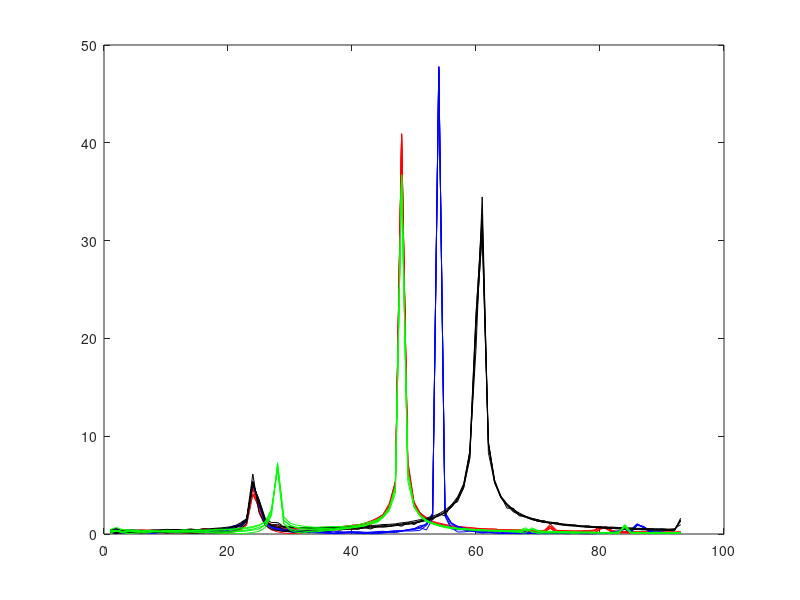
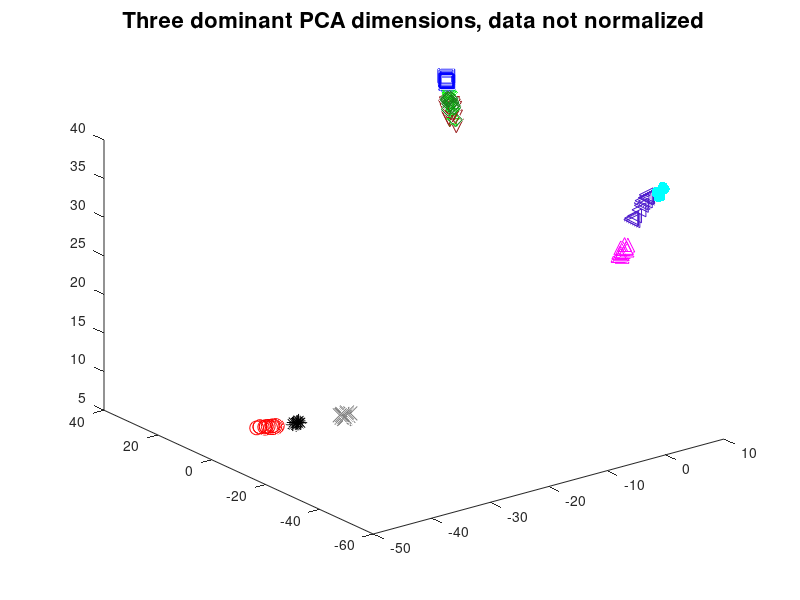
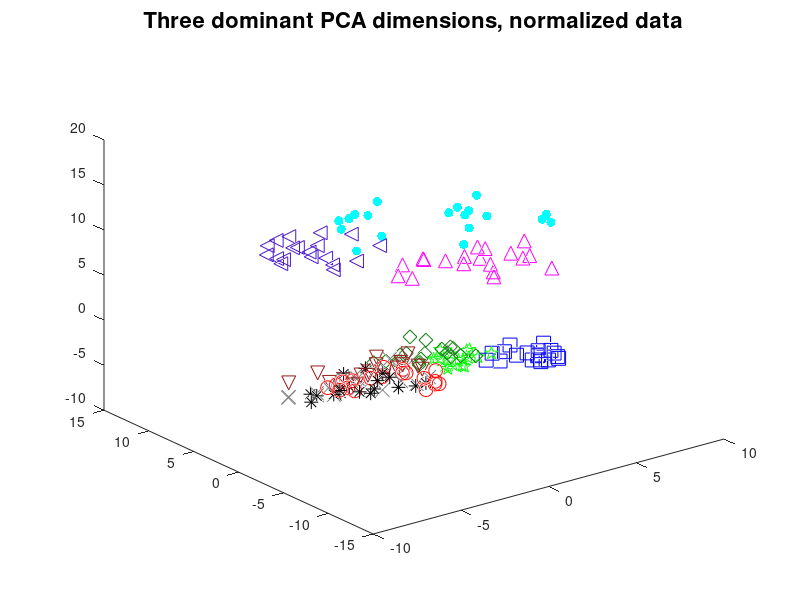
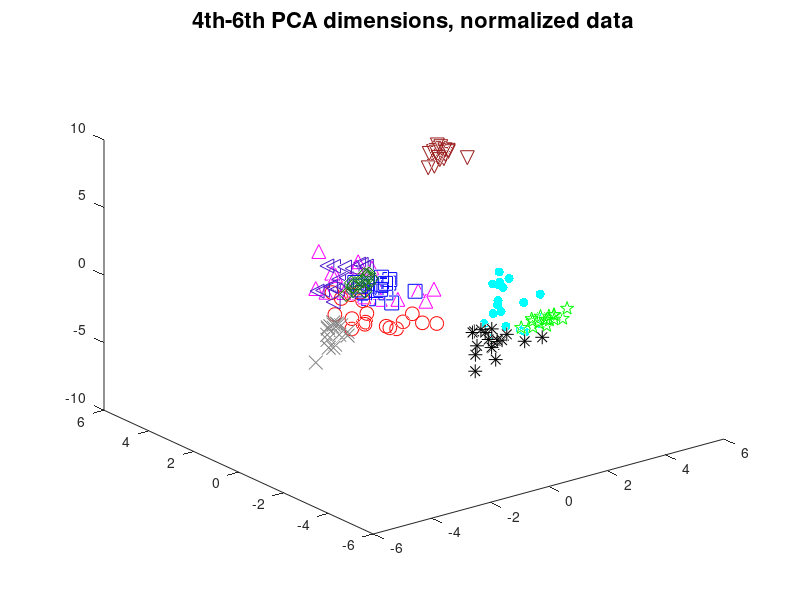

Reproduce these figures in MATLAB, in order.
% Apply Principal Component Analysis (PCA) to dial tone data
%
% Samuli Siltanen February 2021

% Graphical parameters
fsize = 16;
msize = 20;
msize2 = 10;

% Load data. Note that all the 10 data vectos have the same length
load data/tensounds_matrices s1mat s2mat s3mat s4mat s5mat s6mat s7mat s8mat s9mat s0mat sf N K

% Build a matrix containing samples of training data as columns
Ntrain = 5;
X = [s1mat(:,1:Ntrain),s2mat(:,1:Ntrain),s3mat(:,1:Ntrain),s4mat(:,1:Ntrain),s5mat(:,1:Ntrain),s6mat(:,1:Ntrain),s7mat(:,1:Ntrain),s8mat(:,1:Ntrain),s9mat(:,1:Ntrain),s0mat(:,1:Ntrain)];

% Build a big matrix containing samples of all the data as columns
Xall = [s1mat,s2mat,s3mat,s4mat,s5mat,s6mat,s7mat,s8mat,s9mat,s0mat];


%% Calculate FFTs

% Fast Fourier transform applied to columns, with appropriate fftshift
% placing zero frequency to the middle of the vector
FX = fftshift(fft(X),1);
FXall = fftshift(fft(Xall),1);

% Crop the FFTs to the part where the information is. This is a kind of
% dimension reduction. Due to symmetry with respect to the middle of the
% vector, we only take elements from the second half of the vector. 
ind1 = round(.505*size(FX,1));
ind2 = round(.55*size(FX,1));
FX = FX(ind1:ind2,:);
FXall = FXall(ind1:ind2,:);

% Take absolute value of the complex-valued FFTs
FX = abs(FX);
FXall = abs(FXall);

% Look at the FFTs. Note the seven spike locations at the frequencies used
% in the dial tone system (see https://onlinetonegenerator.com/dtmf.html)
figure(1)
clf
plot(FX(:,1:Ntrain),'r')
hold on
plot(FX(:,Ntrain+[1:Ntrain]),'b')
plot(FX(:,2*Ntrain+[1:Ntrain]),'k')
plot(FX(:,3*Ntrain+[1:Ntrain]),'g')


%% Compute Principal Component Analysis with and without normalization

% Calculate the eigenvalues and eigenvectors of the *non-normalized* data
% covariance matrix S
S = FX*FX.';
S = S/size(FX,2);
[V,D] = eig(S);

% Normalize training data so that it becomes zero-mean and unit-variance
dataMEAN = mean(FX.').';
FX2 = FX-repmat(dataMEAN,1,size(FX,2));
dataSTD = std(FX2.').';
FX2 = FX2./repmat(dataSTD,1,size(FX2,2));

% Calculate the eigenvalues and eigenvectors of the normalized data
% covariance matrix S2
S2 = FX2*FX2.';
S2 = S2/size(FX2,2);
[V2,D2] = eig(S2);

% Normalize the full data matrix, so we can test how PCA maps data vectors
% that were not used in the computation of the principal components
FXall2 = FXall-repmat(dataMEAN,1,size(FXall,2));
FXall2 = FXall2./repmat(dataSTD,1,size(FXall2,2));


%% Dimension reduction, version 1: Three most dominant dimensions

% Pick three most dominant eigenvectors (non-normalized PCA)
B = V(:,(end-2):end);

% Project the data onto the subspace spanned by the dominant eigenvectors
tmp1 = B.'*FXall;

figure(10)
clf
plot3(tmp1(1,1:K),tmp1(2,1:K),tmp1(3,1:K),'ro','markersize',msize2)
hold on 
plot3(tmp1(1,K+[1:K]),tmp1(2,K+[1:K]),tmp1(3,K+[1:K]),'bs','markersize',msize2)
hold on 
plot3(tmp1(1,2*K+[1:K]),tmp1(2,2*K+[1:K]),tmp1(3,2*K+[1:K]),'m^','markersize',msize2)
plot3(tmp1(1,3*K+[1:K]),tmp1(2,3*K+[1:K]),tmp1(3,3*K+[1:K]),'k*','markersize',msize2)
plot3(tmp1(1,4*K+[1:K]),tmp1(2,4*K+[1:K]),tmp1(3,4*K+[1:K]),'gp','markersize',msize2)
plot3(tmp1(1,5*K+[1:K]),tmp1(2,5*K+[1:K]),tmp1(3,5*K+[1:K]),'c.','markersize',msize)
p6 = plot3(tmp1(1,6*K+[1:K]),tmp1(2,6*K+[1:K]),tmp1(3,6*K+[1:K]),'cx','markersize',msize2);
set(p6,'color',[.5 .5 .5])
p7 = plot3(tmp1(1,7*K+[1:K]),tmp1(2,7*K+[1:K]),tmp1(3,7*K+[1:K]),'cd','markersize',msize2);
set(p7,'color',[.1 .5 .1])
p8 = plot3(tmp1(1,8*K+[1:K]),tmp1(2,8*K+[1:K]),tmp1(3,8*K+[1:K]),'c<','markersize',msize2);
set(p8,'color',[.3 .1 .8])
p9 = plot3(tmp1(1,9*K+[1:K]),tmp1(2,9*K+[1:K]),tmp1(3,9*K+[1:K]),'cv','markersize',msize2);
set(p9,'color',[.6 .1 .1])
title('Three dominant PCA dimensions, data not normalized','fontsize',fsize)



% Pick three most dominant eigenvectors from normalized PCA
B2 = V2(:,(end-2):end);

% Project the normalized data onto the subspace spanned by the dominant eigenvectors
tmp2 = B2.'*FXall2;

figure(11)
clf
plot3(tmp2(1,1:K),tmp2(2,1:K),tmp2(3,1:K),'ro','markersize',msize2)
hold on 
plot3(tmp2(1,K+[1:K]),tmp2(2,K+[1:K]),tmp2(3,K+[1:K]),'bs','markersize',msize2)
hold on 
plot3(tmp2(1,2*K+[1:K]),tmp2(2,2*K+[1:K]),tmp2(3,2*K+[1:K]),'m^','markersize',msize2)
plot3(tmp2(1,3*K+[1:K]),tmp2(2,3*K+[1:K]),tmp2(3,3*K+[1:K]),'k*','markersize',msize2)
plot3(tmp2(1,4*K+[1:K]),tmp2(2,4*K+[1:K]),tmp2(3,4*K+[1:K]),'gp','markersize',msize2)
plot3(tmp2(1,5*K+[1:K]),tmp2(2,5*K+[1:K]),tmp2(3,5*K+[1:K]),'c.','markersize',msize)
p6 = plot3(tmp2(1,6*K+[1:K]),tmp2(2,6*K+[1:K]),tmp2(3,6*K+[1:K]),'cx','markersize',msize2);
set(p6,'color',[.5 .5 .5])
p7 = plot3(tmp2(1,7*K+[1:K]),tmp2(2,7*K+[1:K]),tmp2(3,7*K+[1:K]),'cd','markersize',msize2);
set(p7,'color',[.1 .5 .1])
p8 = plot3(tmp2(1,8*K+[1:K]),tmp2(2,8*K+[1:K]),tmp2(3,8*K+[1:K]),'c<','markersize',msize2);
set(p8,'color',[.3 .1 .8])
p9 = plot3(tmp2(1,9*K+[1:K]),tmp2(2,9*K+[1:K]),tmp2(3,9*K+[1:K]),'cv','markersize',msize2);
set(p9,'color',[.6 .1 .1])
title('Three dominant PCA dimensions, normalized data','fontsize',fsize)



%% Dimension reduction: fourth and fifth dominant directions for non-normalized data

% B3 = V(:,(end-4):(end-3));
% tmp3 = B3.'*FXall;
% 
% figure(13)
% clf
% hold on 
% plot(tmp3(1,K+[1:K]),tmp3(2,K+[1:K]),'b.','markersize',msize)
% plot(tmp3(1,4*K+[1:K]),tmp3(2,4*K+[1:K]),'g.','markersize',msize)
% p7 = plot(tmp3(1,7*K+[1:K]),tmp3(2,7*K+[1:K]),'c.','markersize',msize);
% set(p7,'color',[.1 .5 .1])
% p9 = plot(tmp3(1,9*K+[1:K]),tmp3(2,9*K+[1:K]),'c.','markersize',msize);
% set(p9,'color',[.6 .1 .1])
% title('4th and 5th PCA dimensions, data not normalized','fontsize',fsize)



%% Dimension reduction: fourth, fifth and sixth dominant directions for normalized data


B4 = V2(:,(end-5):(end-3));
tmp4 = B4.'*FXall2;

figure(14)
clf
plot3(tmp4(1,1:K),tmp4(2,1:K),tmp4(3,1:K),'ro','markersize',msize2)
hold on 
plot3(tmp4(1,K+[1:K]),tmp4(2,K+[1:K]),tmp4(3,K+[1:K]),'bs','markersize',msize2)
hold on 
plot3(tmp4(1,2*K+[1:K]),tmp4(2,2*K+[1:K]),tmp4(3,2*K+[1:K]),'m^','markersize',msize2)
plot3(tmp4(1,3*K+[1:K]),tmp4(2,3*K+[1:K]),tmp4(3,3*K+[1:K]),'k*','markersize',msize2)
plot3(tmp4(1,4*K+[1:K]),tmp4(2,4*K+[1:K]),tmp4(3,4*K+[1:K]),'gp','markersize',msize2)
plot3(tmp4(1,5*K+[1:K]),tmp4(2,5*K+[1:K]),tmp4(3,5*K+[1:K]),'c.','markersize',msize)
p6 = plot3(tmp4(1,6*K+[1:K]),tmp4(2,6*K+[1:K]),tmp4(3,6*K+[1:K]),'cx','markersize',msize2);
set(p6,'color',[.5 .5 .5])
p7 = plot3(tmp4(1,7*K+[1:K]),tmp4(2,7*K+[1:K]),tmp4(3,7*K+[1:K]),'cd','markersize',msize2);
set(p7,'color',[.1 .5 .1])
p8 = plot3(tmp4(1,8*K+[1:K]),tmp4(2,8*K+[1:K]),tmp4(3,8*K+[1:K]),'c<','markersize',msize2);
set(p8,'color',[.3 .1 .8])
p9 = plot3(tmp4(1,9*K+[1:K]),tmp4(2,9*K+[1:K]),tmp4(3,9*K+[1:K]),'cv','markersize',msize2);
set(p9,'color',[.6 .1 .1])
title('4th-6th PCA dimensions, normalized data','fontsize',fsize)




